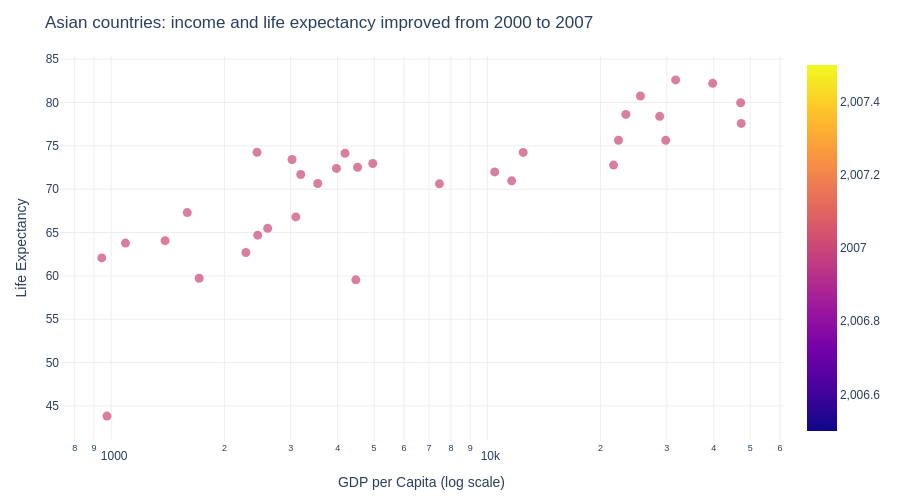

Notebook code for this chart:
### Code cell
df_task1 = df.loc[
    (df['continent'] == 'Asia') &
    (df['year'].isin([2000, 2007]))
]

fig = px.scatter(
    data_frame=df_task1,
    x='gdpPercap',
    y='lifeExp',
    color='year',  
    hover_name='country',
    log_x=True,
    labels={
        'gdpPercap': 'GDP per Capita (log scale)',
        'lifeExp': 'Life Expectancy',
        'year': ''
    },
    title='Asian countries: income and life expectancy improved from 2000 to 2007'
)

fig.update_traces(marker=dict(size=9, opacity=0.7))

fig.update_layout(
    plot_bgcolor='white',
    paper_bgcolor='white',
    font=dict(family='Arial', size=12),
    xaxis=dict(gridcolor='#EEEEEE'),
    yaxis=dict(gridcolor='#EEEEEE'),
    margin=dict(l=60, r=40, t=55, b=40),
    height=500
)

fig.show()

### Figure 1 — Plotly figure (JSON) as saved in the notebook; plotly's stock layout.template omitted (floating-point values rounded to 4 significant figures)
{"data": [{"hovertemplate": "<b>%{hovertext}</b><br><br>GDP per Capita (log scale)=%{x}<br>Life Expectancy=%{y}<br>=%{marker.color}<extra></extra>", "hovertext": ["Afghanistan", "Bahrain", "Bangladesh", "Cambodia", "China", "Hong Kong, China", "India", "Indonesia", "Iran", "Iraq", "Israel", "Japan", "Jordan", "Korea, Dem. Rep.", "Korea, Rep.", "Kuwait", "Lebanon", "Malaysia", "Mongolia", "Myanmar", "Nepal", "Oman", "Pakistan", "Philippines", "Saudi Arabia", "Singapore", "Sri Lanka", "Syria", "Taiwan", "Thailand", "Vietnam", "West Bank and Gaza", "Yemen, Rep."], "legendgroup": "", "marker": {"color": [2007, 2007, 2007, 2007, 2007, 2007, 2007, 2007, 2007, 2007, 2007, 2007, 2007, 2007, 2007, 2007, 2007, 2007, 2007, 2007, 2007, 2007, 2007, 2007, 2007, 2007, 2007, 2007, 2007, 2007, 2007, 2007, 2007], "coloraxis": "coloraxis", "opacity": 0.7, "size": 9, "symbol": "circle"}, "mode": "markers", "name": "", "orientation": "v", "showlegend": false, "type": "scatter", "x": [974.6, 29800.0, 1391.0, 1714.0, 4959.0, 39720.0, 2452.0, 3541.0, 11610.0, 4471.0, 25520.0, 31660.0, 4519.0, 1593.0, 23350.0, 47310.0, 10460.0, 12450.0, 3096.0, 944.0, 1091.0, 22320.0, 2606.0, 3190.0, 21650.0, 47140.0, 3970.0, 4185.0, 28720.0, 7458.0, 2442.0, 3025.0, 2281.0], "xaxis": "x", "y": [43.83, 75.64, 64.06, 59.72, 72.96, 82.21, 64.7, 70.65, 70.96, 59.55, 80.75, 82.6, 72.53, 67.3, 78.62, 77.59, 71.99, 74.24, 66.8, 62.07, 63.78, 75.64, 65.48, 71.69, 72.78, 79.97, 72.4, 74.14, 78.4, 70.62, 74.25, 73.42, 62.7], "yaxis": "y"}], "layout": {"coloraxis": {"colorbar": {"title": {"text": ""}}, "colorscale": [[0, "#0d0887"], [0.1111, "#46039f"], [0.2222, "#7201a8"], [0.3333, "#9c179e"], [0.4444, "#bd3786"], [0.5556, "#d8576b"], [0.6667, "#ed7953"], [0.7778, "#fb9f3a"], [0.8889, "#fdca26"], [1, "#f0f921"]]}, "font": {"family": "Arial", "size": 12}, "height": 500, "legend": {"tracegroupgap": 0}, "margin": {"b": 40, "l": 60, "r": 40, "t": 55}, "paper_bgcolor": "white", "plot_bgcolor": "white", "title": {"text": "Asian countries: income and life expectancy improved from 2000 to 2007"}, "xaxis": {"anchor": "y", "domain": [0, 1], "gridcolor": "#EEEEEE", "title": {"text": "GDP per Capita (log scale)"}, "type": "log"}, "yaxis": {"anchor": "x", "domain": [0, 1], "gridcolor": "#EEEEEE", "title": {"text": "Life Expectancy"}}}}
